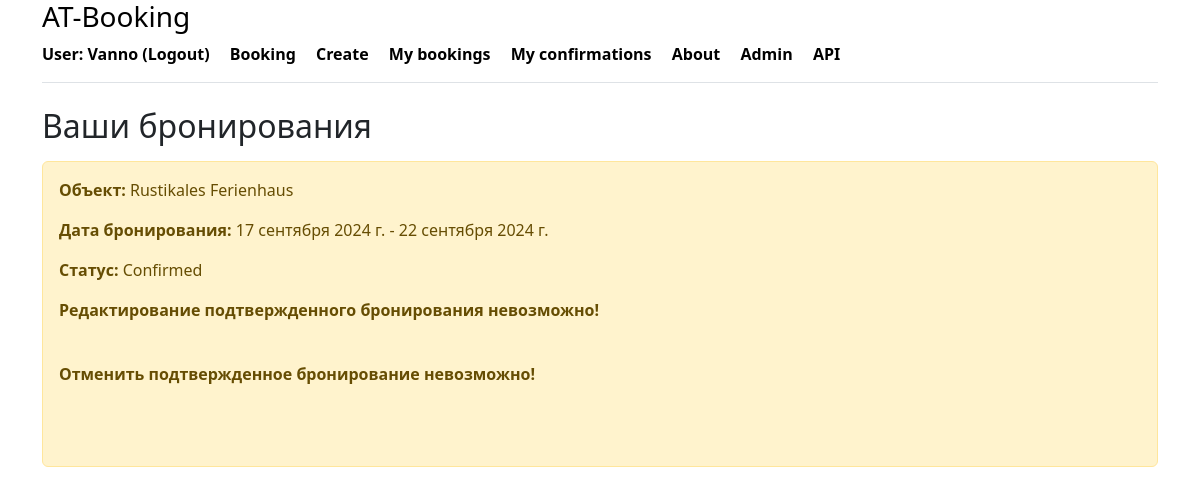
The page /my_bookings/ (signed in) on the database as committed earlier.
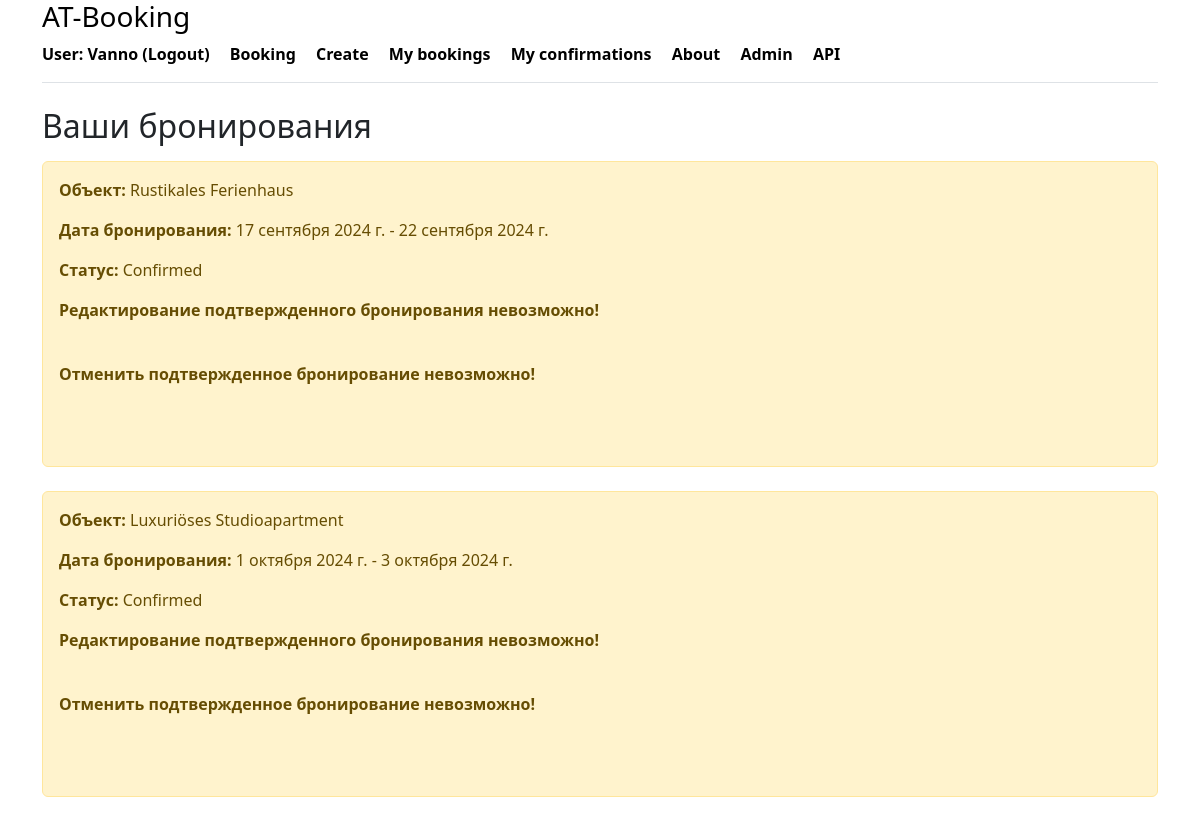
The same page on the database as committed later.
### booking/models.py (models this page shows, shortened)
class Booking(models.Model):
    class BookingStatus(models.TextChoices):
        CONFIRMED = 'CONFIRMED', _('Confirmed')
        PENDING = 'PENDING', _('Pending confirmation')
        CANCELED = 'CANCELED', _('Canceled')
        UNCONFIRMED = 'UNCONFIRMED', _('Unconfirmed')
    status = models.CharField(
        _('Status'),
        max_length=20,
        choices=BookingStatus.choices,
        default=BookingStatus.UNCONFIRMED
    ) # Статус бронирования
    owner = models.ForeignKey(
        User,
        on_delete=models.CASCADE,
        related_name='bookings'
    ) # Пользователь, который забронировал
    created_at = models.DateTimeField(
        auto_now_add=True
    ) # Дата создания бронирования
    date_from = models.DateField(
        _('Booking from'),
        null=True,
        blank=True) # Дата начала бронирования
    date_to = models.DateField(
        _('Booking to'),
        null=True,
        blank=True) # Дата окончания бронирования
    housing = models.ForeignKey(
        Housing,
        on_delete=models.CASCADE,
        related_name='bookings'
    )  # Жилье, которое было забронировано
    class Meta:
        verbose_name_plural = _('bookings')
        verbose_name = _('booking')
        indexes = [
            models.Index(fields=['status']),
            models.Index(fields=['date_from', 'date_to']),
        ]

class Housing(models.Model):
    class HousingType(models.TextChoices):
        APARTMENT = 'APARTMENT', 'Квартира'
        HOUSE = 'HOUSE', 'Дом'
        STUDIO = 'STUDIO', 'Студия'
        CASTLE = 'CASTLE', 'Замок'
        HOTEL = 'HOTEL', 'Гостиница'
        VILLA = 'VILLA', 'Вилла'
        COTTAGE = 'COTTAGE', 'Коттедж'
    name = models.CharField(_('Name of object'), max_length=100)
    type = models.CharField(
        _('Type of object'),
        max_length=20,
        choices=HousingType.choices,
        default=HousingType.APARTMENT
    )
    country = models.CharField(_('Country'), max_length=50)
    post_code = models.CharField(_('Postal code'), max_length=10)
    city = models.CharField(_('City'), max_length=50)
    street = models.CharField(_('Street'), max_length=50, null=True, blank=True)
    house_number = models.CharField(_('House number'), max_length=50, null=True, blank=True)
    rooms = models.IntegerField(_('Number of rooms'))
    description = models.TextField(_('Description'))
    price = models.DecimalField(_('Price'), max_digits=10, decimal_places=2)
    owner = models.ForeignKey(User, on_delete=models.CASCADE, related_name='owner_housings')
    is_visible = models.BooleanField(default=True)
    created_at = models.DateTimeField(auto_now_add=True)
    views = models.IntegerField(default=0)  # Поле для хранения количества просмотров
    class Meta:
        verbose_name_plural = _('housings')
        verbose_name = _('housing')
        indexes = [
            models.Index(fields=['type']),
            models.Index(fields=['price']),
        ]

### booking/views.py (the view)
# urls.py: path('my_bookings/', my_bookings, name='my_bookings'),
@login_required
def my_bookings(request):
    bookings = Booking.objects.filter(owner=request.user)
    reviews = Review.objects.filter(owner=request.user).select_related('housing')
    housing_reviews = {review.housing.id: review for review in reviews}
    context = {
        'bookings': bookings,
        'housing_reviews': housing_reviews,
    }
    return render(request, 'booking/my_bookings.html', context)

### booking/templates/booking/my_bookings.html (shortened to what this page needs)
{% extends 'booking/base.html' %}
{% block content %}
    <h2>Ваши бронирования</h2>
    {% if bookings %}
        <ul class="list-group">
            {% for booking in bookings %}
                <div class="alert alert-warning mt-2">
                    <p><strong>Объект:</strong> {{ booking.housing.name }}</p>
                    <p><strong>Дата бронирования:</strong> {{ booking.date_from }} - {{ booking.date_to }}</p>
                    <p><strong>Статус:</strong> {{ booking.get_status_display }}</p>
                    {% if booking.status != 'CANCELED' %}
                        <form method="post" action="{% url 'cancel_booking' booking.id %}">
                            {% if booking.status != 'CONFIRMED' %}
                                <div class="row">
                                    <a href="{% url 'edit_booking' booking.id %}" class="btn btn-warning">Редактировать бронирование</a>
                                </div>
                            {% else %}
                                <p><strong>Редактирование подтвержденного бронирования невозможно!</strong></p>
                            {% endif %}
                            <br>
                            {% if booking.status != 'CONFIRMED' %}
                                <div class="row">
                                    <button type="submit" class="btn btn-danger">Отменить бронирование</button>
                                </div>
                            {% else %}
                                <p><strong>Отменить подтвержденное бронирование невозможно!</strong></p>
                            {% endif %}
                            <br>
                        </form>
                        <br>
                    {% else %}
                        <p><strong>Это бронирование отменено</strong></p>
                    {% endif %}
                </div>
            {% endfor %}
        </ul>
    {% else %}
        <div class="alert alert-warning mt-2">
            <p><strong>У вас нет бронирований.</strong></p>
        </div>
    {% endif %}
{% endblock %}

### booking/templates/booking/base.html (shortened to what this page needs)
<!DOCTYPE html>
<html lang="ru">
<head>
    <link rel="stylesheet" href="https://cdn.jsdelivr.net/npm/bootstrap@5.3.3/dist/css/bootstrap.min.css">
</head>
<body>
<div class="container">
   <div class="d-flex flex-column flex-md-row align-items-center pb-3 mb-4 border-bottom">
       <a href="/" class="d-flex align-items-center link-body-emphasis text-decoration-none">
        <strong>
          <a class="link-body-emphasis text-decoration-none" href="{% url 'index' %}"><h3>AT-Booking</h3></a>
               {% if user.is_authenticated %}
                   <a class="me-3 py-2 link-body-emphasis text-decoration-none" href="{% url 'logout' %}">User: {{ user.username }} (Logout) </a>
               {% else %}
                   <a class="me-3 py-2 link-body-emphasis text-decoration-none" href="{% url 'login' %}">Login</a>
               {% endif %}
               <a class="me-3 py-2 link-body-emphasis text-decoration-none" href="{% url 'housing_list' %}">Booking</a>
               <a class="me-3 py-2 link-body-emphasis text-decoration-none" href="{% url 'create' %}">Create</a>
               <a class="me-3 py-2 link-body-emphasis text-decoration-none" href="{% url 'my_bookings' %}">My bookings</a>
                <a class="me-3 py-2 link-body-emphasis text-decoration-none" href="{% url 'my_confirmation' %}">My confirmations</a>
                <a class="me-3 py-2 link-body-emphasis text-decoration-none" href="{% url 'about' %}">About</a>
            <a class="me-3 py-2 link-body-emphasis text-decoration-none" href="/admin/">Admin</a>
               <a class="me-3 py-2 link-body-emphasis text-decoration-none" href="/api/">API</a>
        </strong>
   </div>
</div>
<div class="container">
    {% block content %}{% endblock %}
</div>
</body>
</html>

Rows that differ between the two databases and show on the page:
added Booking: housing.name "Luxuriöses Studioapartment", date_from "1 октября 2024 г.", date_to "3 октября 2024 г.", status "Confirmed", shows "Редактирование подтвержденного бронирования невозможно!", shows "Отменить подтвержденное бронирование невозможно!"
